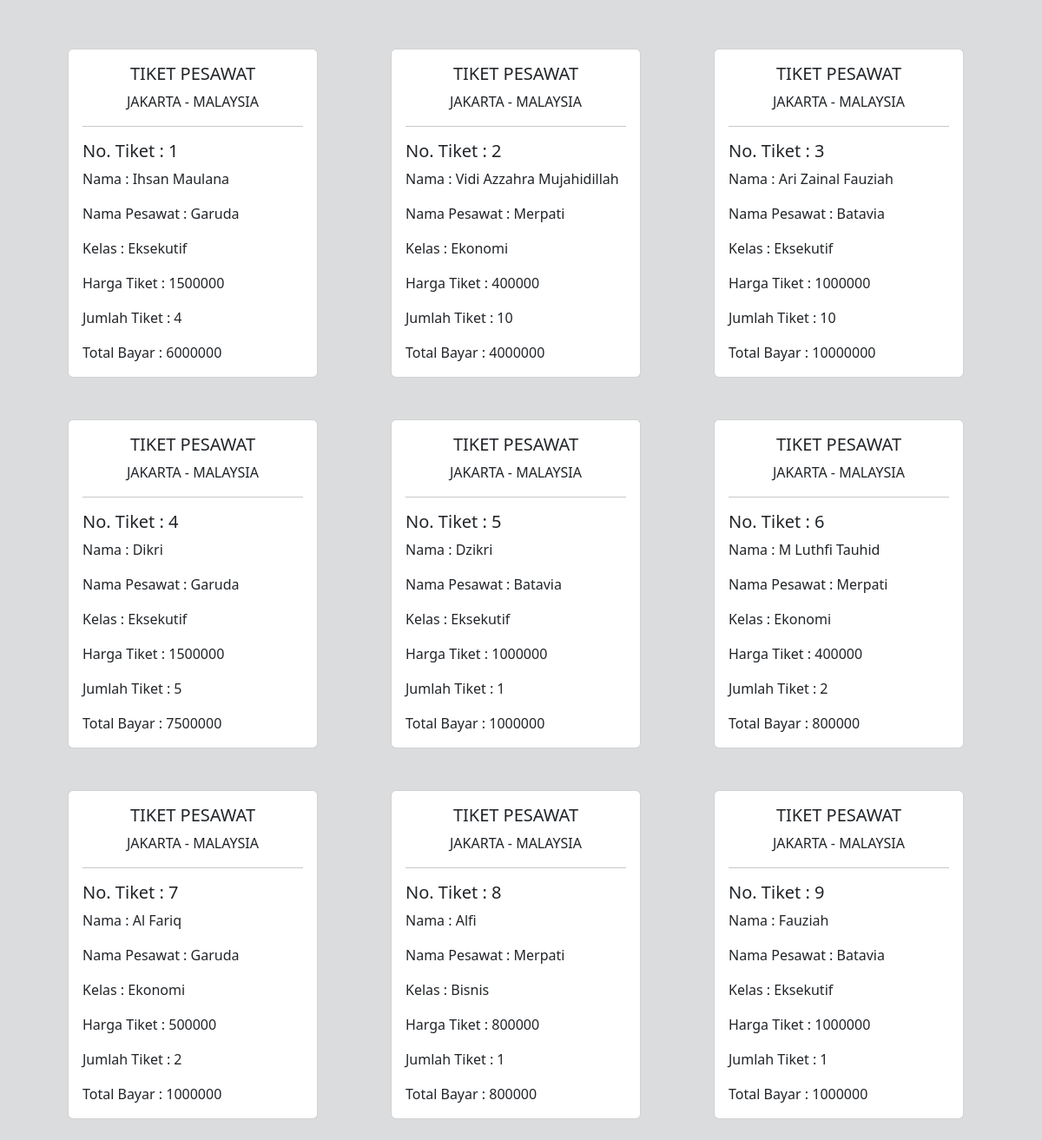
/pesawat/pesanan, run on the app's committed database.
### tables this page shows
CREATE TABLE `pemesanan` (
  `no_tiket` int(11) NOT NULL,
  `nama_pemesan` varchar(32) NOT NULL,
  `nama_pesawat` varchar(32) NOT NULL,
  `kelas` varchar(32) NOT NULL,
  `harga_tiket` int(11) NOT NULL,
  `jml_tiket` int(11) NOT NULL,
  `total_bayar` int(11) NOT NULL
);

### application/controllers/pesawat.php (called while the page is built, shortened)
<?php
class Pesawat extends CI_Controller {
function __construct(){
    $this->load->model('m_pesawat');
}
    public function pesanan(){
        $data['pesanan'] = $this->m_pesawat->getall('pemesanan')->result();
        $this->load->view('transaksi',$data);
    }
}

### index.php (called while the page is built, shortened)
<?php
require_once BASEPATH.'core/CodeIgniter.php';

### application/models/m_pesawat.php (called while the page is built, shortened)
<?php
class M_pesawat extends CI_Model{
    function getall($table){
        return $this->db->get($table);
    }
}
?>

### application/views/transaksi.php (the view, shortened to what this page needs)
<!doctype html>
<html lang="en" class="h-100">
<head>
    <link href="<?= base_url() ?>assets/dist/css/bootstrap.min.css" rel="stylesheet">
</head>
<body class="d-flex h-100 bg-secondary p-2 text-white bg-opacity-25">
    <div class="container p-4">
        <div class="row">
            <?php foreach ($pesanan as $item) { ?>
                <div class="col m-4">
                    <div class="card" style="width: 18rem;">
                        <div class="card-body">
                            <center><h5>TIKET PESAWAT</h5>
                            <p>JAKARTA - MALAYSIA</p></center>
                            <hr>
                            <h5 class="card-title">No. Tiket :
                                <?= $item->no_tiket ?>
                            </h5>
                            <p class="card-text">Nama :
                                <?= $item->nama_pemesan ?>
                            </p>
                            <p class="card-text">Nama Pesawat :
                                <?= $item->nama_pesawat ?>
                            </p>
                            <p class="card-text">Kelas :
                                <?= $item->kelas ?>
                            </p>
                            <p class="card-text">Harga Tiket :
                                <?= $item->harga_tiket ?>
                            </p>
                            <p class="card-text">Jumlah Tiket :
                                <?= $item->jml_tiket ?>
                            </p>
                            <p class="card-text">Total Bayar :
                                <?= $item->total_bayar ?>
                            </p>
                        </div>
                    </div>
                </div>
            <?php } ?>
        </div>
    </div>
</body>
</html>

### data on the page
pemesanan: no_tiket "1", nama_pemesan "Ihsan Maulana", nama_pesawat "Garuda", kelas "Eksekutif", harga_tiket "1500000", jml_tiket "4", total_bayar "6000000"
pemesanan: no_tiket "2", nama_pemesan "Vidi Azzahra Mujahidillah", nama_pesawat "Merpati", kelas "Ekonomi", harga_tiket "400000", jml_tiket "10", total_bayar "4000000"
pemesanan: no_tiket "3", nama_pemesan "Ari Zainal Fauziah", nama_pesawat "Batavia", kelas "Eksekutif", harga_tiket "1000000", jml_tiket "10", total_bayar "10000000"
pemesanan: no_tiket "4", nama_pemesan "Dikri", nama_pesawat "Garuda", kelas "Eksekutif", harga_tiket "1500000", jml_tiket "5", total_bayar "7500000"
pemesanan: no_tiket "5", nama_pemesan "Dzikri", nama_pesawat "Batavia", kelas "Eksekutif", harga_tiket "1000000", jml_tiket "1", total_bayar "1000000"
pemesanan: no_tiket "6", nama_pemesan "M Luthfi Tauhid", nama_pesawat "Merpati", kelas "Ekonomi", harga_tiket "400000", jml_tiket "2", total_bayar "800000"
pemesanan: no_tiket "7", nama_pemesan "Al Fariq", nama_pesawat "Garuda", kelas "Ekonomi", harga_tiket "500000", jml_tiket "2", total_bayar "1000000"
pemesanan: no_tiket "8", nama_pemesan "Alfi", nama_pesawat "Merpati", kelas "Bisnis", harga_tiket "800000", jml_tiket "1", total_bayar "800000"
pemesanan: no_tiket "9", nama_pemesan "Fauziah", nama_pesawat "Batavia", kelas "Eksekutif", harga_tiket "1000000", jml_tiket "1", total_bayar "1000000"
